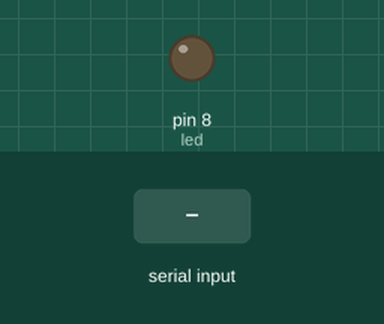
Recording of a sketch running on a simulated Arduino Uno, built with avr-gcc and run on an emulated ATmega328P. On the bench: output pins drawn as LEDs (lit = HIGH). The test bench sets the inputs (shaded band).

Above: at 1.2 s.
1.3 s: "1" received over Serial
At 2.7 s:
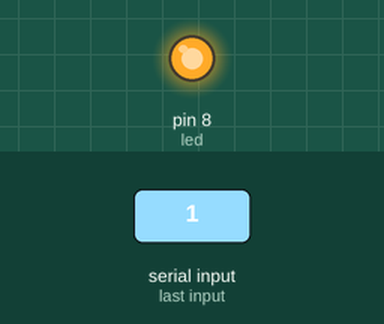
3.8 s: "2" received over Serial
At 5.8 s:
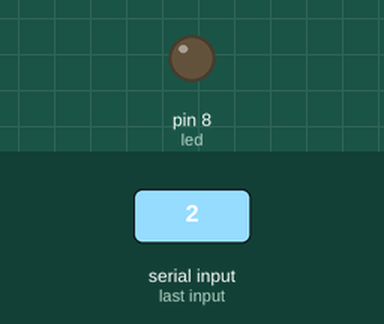
Timing chart, 0 to 7.3 s (numbered marks = the images above; inputs shaded):
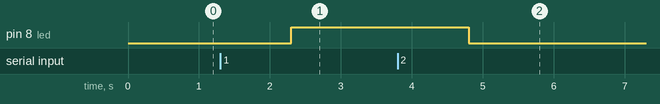

Measured:
- after the input at 1.3 s, pin 8 (led): LOW → HIGH after 1.0 s
- after the input at 3.8 s, pin 8 (led): HIGH → LOW after 1.0 s

The sketch:

led_with_python.ino
```cpp
int led = 8;
String input;

void setup(){
   pinMode(led, OUTPUT);
   Serial.begin(9600);

}

void loop(){
    input = Serial.readString();
    if(input == "1"){
      digitalWrite(led, HIGH);
    }else if(input == "2"){
       digitalWrite(led, LOW);
    }else{
       //do nothing for now
    }

    delay(200);

}
```
